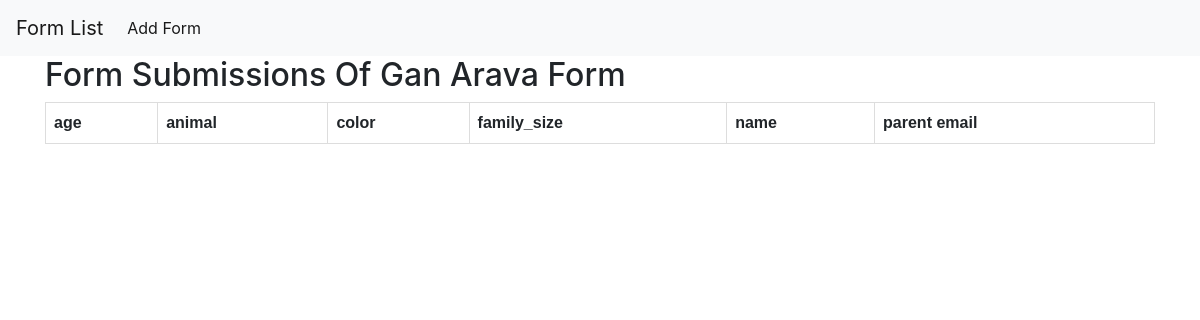
The page /form_builder/form_submissions/21 on the database its author committed.
### form_creator/models.py (models this page shows, shortened)
class UserForm(models.Model):
	name = models.CharField(max_length=50)
	submissions = models.PositiveSmallIntegerField(default=0)

class FormField(models.Model):
	form_id = models.ForeignKey(UserForm, related_name='has_fields',
		on_delete=models.CASCADE)
	input_name = models.CharField(max_length=30)
	label = models.CharField(max_length=30)
	data_type = models.CharField(max_length=3, choices=FIELD_TYPES)

### form_creator/views.py (the view)
# urls.py: path('form_submissions/<int:form_id>', views.form_submissions,
def form_submissions(request, form_id):
	form_name = UserForm.objects.get(pk=form_id).name
	fields = FormField.objects.filter(form_id=form_id).order_by('input_name')
	submissions = Submissions.objects.filter(user_form=form_id).values_list()
	sumbission_fields_collection = {}
	i = 0
	for submission in submissions:
		i += 1
		submission_data = FieldSubmission.objects.filter(submission__user_form=form_id, submission=submission).values_list('data', flat=True).order_by('field_id__input_name')
		sumbission_fields_collection[i] = submission_data
	context = {
		'form_name': form_name,
		'fields': fields,
		'submissions': submissions,
		'submission_fields': sumbission_fields_collection
	}
	return render(request, 'form_submissions.html', context)

### form_creator/templates/form_submissions.html (shortened to what this page needs)
{% extends 'base.html' %}
{% load dict_access %}
{% block content %}
	<h2>Form Submissions Of {{ form_name }} Form </h2>
	<table>
			<tr>
				{% for field in fields %}
					<th> {{ field.input_name }}</th>
				{% endfor %}
			</tr>
	</table>
{% endblock content %}

### wix_form_builder/templates/base.html (style rules this page uses)
table { font-family: arial, sans-serif; border-collapse: collapse; width: 100%; }
td, th { border: 1px solid #dddddd; text-align: left; padding: 8px; }

### rows shown on the page
UserForm: name "Gan Arava"
FormField: input_name "age"
FormField: input_name "animal"
FormField: input_name "color"
FormField: input_name "family_size"
FormField: input_name "name"
FormField: input_name "parent email"
